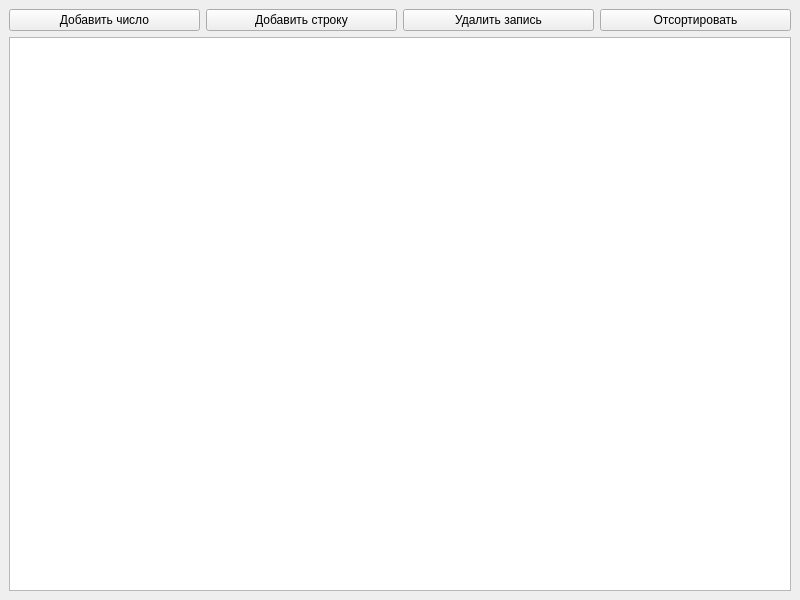
<?xml version="1.0" encoding="UTF-8"?>
<ui version="4.0">
 <class>MainWindow</class>
 <widget class="QMainWindow" name="MainWindow">
  <property name="geometry">
   <rect>
    <x>0</x>
    <y>0</y>
    <width>800</width>
    <height>600</height>
   </rect>
  </property>
  <property name="windowTitle">
   <string>MainWindow</string>
  </property>
  <widget class="QWidget" name="centralwidget">
   <layout class="QVBoxLayout" name="verticalLayout">
    <item>
     <layout class="QHBoxLayout" name="horizontalLayout">
      <item>
       <widget class="QPushButton" name="btnAddNum">
        <property name="text">
         <string>Добавить число</string>
        </property>
       </widget>
      </item>
      <item>
       <widget class="QPushButton" name="btnAddString">
        <property name="text">
         <string>Добавить строку</string>
        </property>
       </widget>
      </item>
      <item>
       <widget class="QPushButton" name="btnDelete">
        <property name="text">
         <string>Удалить запись</string>
        </property>
       </widget>
      </item>
      <item>
       <widget class="QPushButton" name="btnSort">
        <property name="text">
         <string>Отсортировать</string>
        </property>
       </widget>
      </item>
     </layout>
    </item>
    <item>
     <widget class="QListWidget" name="lst">
      <property name="editTriggers">
       <set>QAbstractItemView::NoEditTriggers</set>
      </property>
     </widget>
    </item>
   </layout>
  </widget>
 </widget>
 <resources/>
 <connections/>
</ui>
